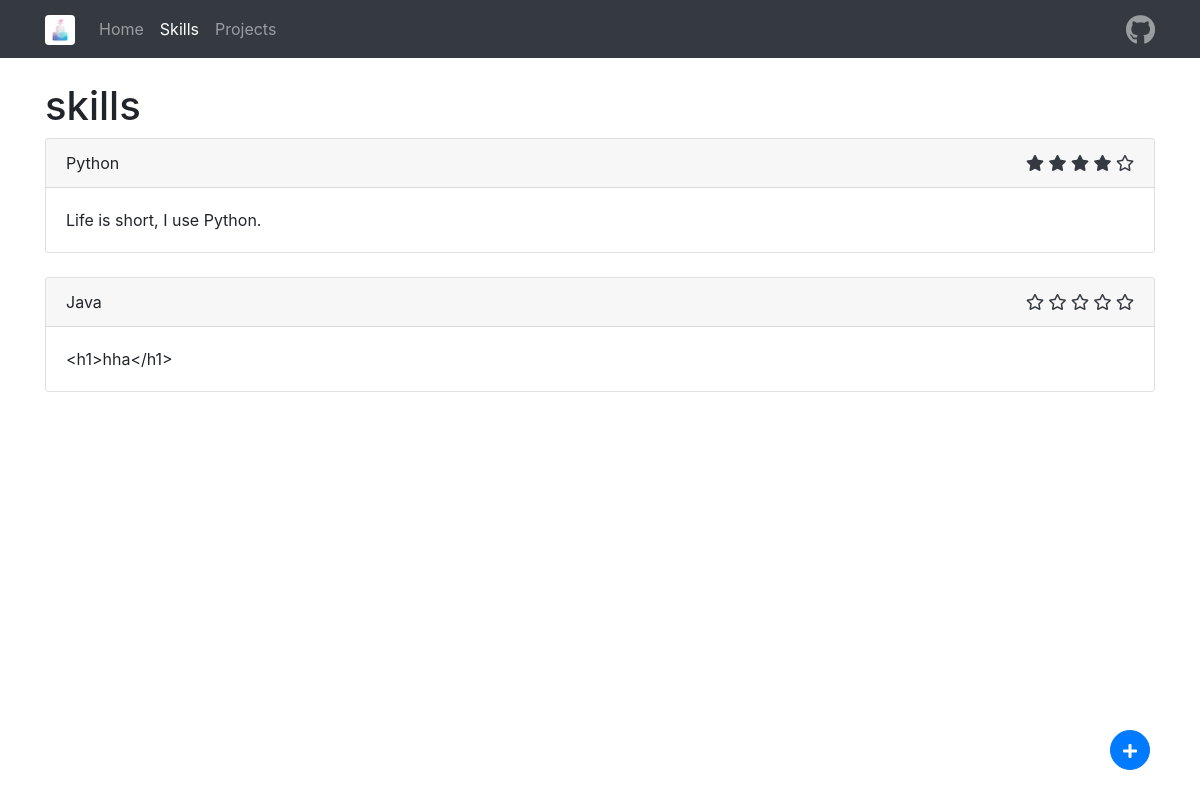
Page /skills/ on the earlier database version.
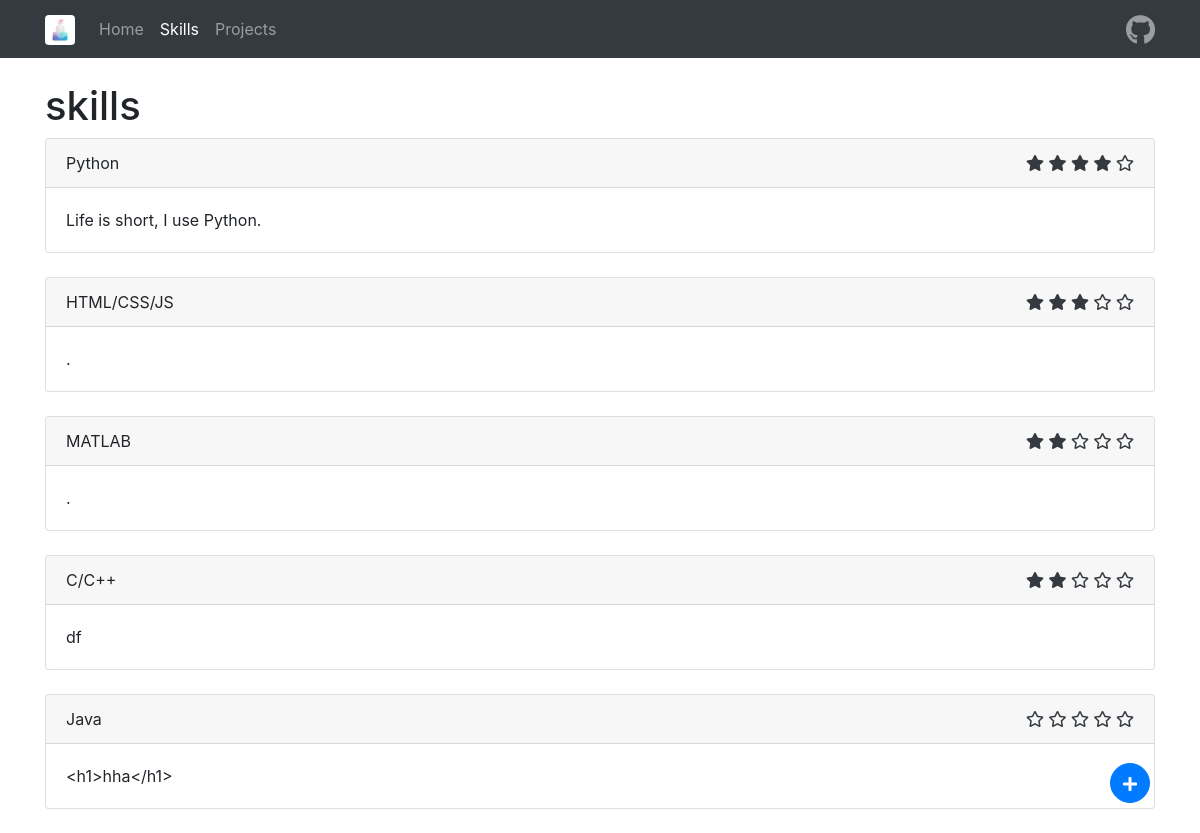
Same page on the later database version.
### tables this page shows
CREATE TABLE SKILLS (
  ID INTEGER PRIMARY KEY AUTOINCREMENT,
  NAME TEXT UNIQUE NOT NULL,
  STARS INTEGER NOT NULL,
  DESCRIBE TEXT NOT NULL,
  EDIT_TIME TIMESTAMP NOT NULL DEFAULT CURRENT_TIMESTAMP
);

### flaskr/skills.py (the view)
@bp.route('/', methods=('GET', 'POST'))
def index():
    db = get_db()
    skills = db.execute(
        'SELECT ID, NAME, STARS, DESCRIBE, EDIT_TIME'
        ' FROM SKILLS'
        ' ORDER BY STARS DESC'
    ).fetchall()
    return render_template('skills/index.html', skills=skills)

### flaskr/auth.py (called while the page is built)
@bp.before_app_request
def load_logged_in_user():
    user_id = session.get('user_id')
    if user_id is None:
        g.user = None
    else:
        g.user = get_db().execute(
            'SELECT * FROM user WHERE id = ?', (user_id,)
        ).fetchone()

### flaskr/db.py (called while the page is built)
def get_db():
    if 'db' not in g:
        g.db = sqlite3.connect(
            current_app.config['DATABASE'],
            detect_types=sqlite3.PARSE_DECLTYPES
        )
        g.db.row_factory = sqlite3.Row
    return g.db

### flaskr/templates/skills/index.html
{% extends 'base.html' %}
{% block content %}
<div class="container">
  <h1>skills</h1>
  {% for skill in skills %}
  <div class="card my-card">
    <div class="card-header">
      <div class="row">
        <div class="col">{{ skill['NAME'] }}</div>
        <div class="col text-right text-dark">
          {% for _ in range(skill['STARS']) %}
          <i class="fas fa-star"></i>
          {% endfor %}
          {% for _ in range(5 - skill['STARS']) %}
          <i class="far fa-star"></i>
          {% endfor %}
        </div>
      </div>
    </div>
    <div class="card-body">{{ skill['DESCRIBE'] }}</div>
  </div><br>
  {% endfor %}
  <a class="btn btn-primary my-btn-circle" href="{{ url_for('skills.create') }}" role="button">
    <i class="fa fa-plus align-middle" aria-hidden="true"></i>
  </a>
</div>
{% endblock %}

### flaskr/templates/base.html (shortened to what this page needs)
<!doctype html>
<head>
  <link rel="stylesheet" href="{{ url_for('static', filename='css/bootstrap.css') }}">
  <link rel="stylesheet" href="{{ url_for('static', filename='css/fontawesome.all.css') }}">
  <link rel="stylesheet" href="{{ url_for('static', filename='css/mycss.css') }}">
</head>
<body>
  <header class="mb-4">
    <nav class="navbar navbar-expand-md bg-dark navbar-dark">
      <div class="container">
        <span class="navbar-brand">
          <img class="rounded" src="{{ url_for('static', filename='image/logo.jpg') }}" style="height:30px">
        </span>
        <div class="collapse navbar-collapse" id="collapsibleNavbar">
          <ul class="nav navbar-nav">
            {% if request.path == '/home/' %}
            <li class="nav-item active">
              <a class="nav-link" href="{{ url_for('home.index') }}">Home</a>
            </li>
            {% else %}
            <li class="nav-item">
              <a class="nav-link" href="{{ url_for('home.index') }}">Home</a>
            </li>
            {% endif %}
            {% if request.path == '/skills/' %}
            <li class="nav-item active">
              <a class="nav-link" href="{{ url_for('skills.index') }}">Skills</a>
            </li>
            {% else %}
            <li class="nav-item">
              <a class="nav-link" href="{{ url_for('skills.index') }}">Skills</a>
            </li>
            {% endif %}
            {% if request.path == '/projects/' %}
            <li class="nav-item active">
              <a class="nav-link" href="{{ url_for('projects.index') }}">Projects</a>
            </li>
            {% else %}
            <li class="nav-item">
              <a class="nav-link" href="{{ url_for('projects.index') }}">Projects</a>
            </li>
            {% endif %}
          </ul>
          <span class="navbar-brand ml-auto mr-0" >
            <a href="https://github.com/IcePear-Jzx">
              <i class="fab fa-github my-icon-nav align-middle" id="github"></i>
            </a>
          </span>
        </div>
      </div>
    </nav>
  </header>
  <div class="content">
    {% block content %}{% endblock %}
  </div>
</body>

### flaskr/templates/base.html (style rules this page uses)
.my-icon-nav { color: rgba(255, 255, 255, 0.5); font-size: 30px; }
.my-btn-circle { position: fixed; bottom: 30px; right: 50px; width: 40px; height: 40px; border-radius: 50%; }

Differences in the rows shown:
added SKILLS: NAME "HTML/CSS/JS", STARS 3 (drawn), DESCRIBE "."
added SKILLS: NAME "MATLAB", STARS 2 (drawn), DESCRIBE "."
added SKILLS: NAME "C/C++", STARS 2 (drawn), DESCRIBE "df"
